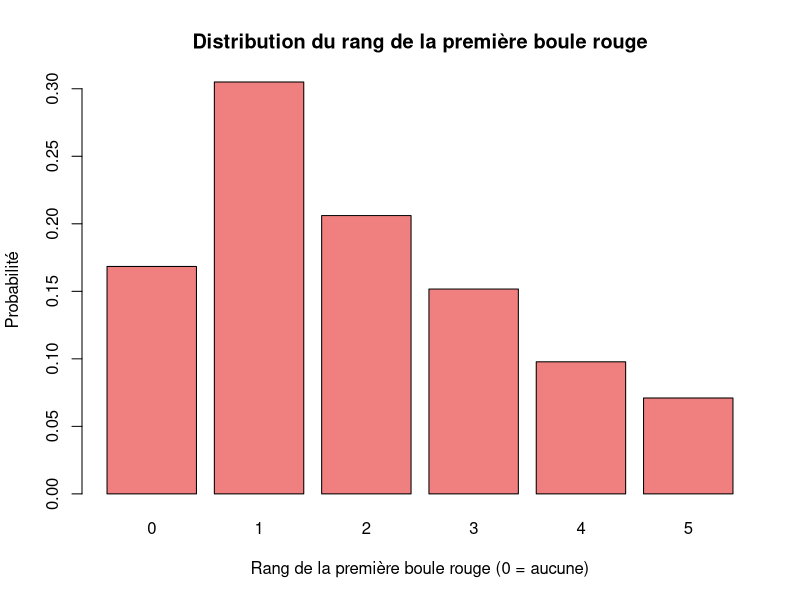

Write the R code that produced this figure.
# Exo4 Simuler la distribution du rang de la première boule rouge tirée, tirage AVEC remise Modèle d'urne : 
# Une urne contient m boules dont r rouges. On tire, successivement avec remise n boules dans l'urne et on note
# leurs couleurs dans l'ordre. La variable aléatoire X étudiée est le rang de la première rouge tirée
# (=0 si aucune rouge tirée au bout de n fois).
set.seed(123)
# Paramètres
m <- 10 # nombre total de boules
r <- 3 # nombre de boules rouges
n <- 5 # nombre de tirages
Nsim <- 10000 # nombre de simulations
# Probabilité de tirer une boule rouge à chaque tirage
p <- r / m
# Simulation
X <- numeric(Nsim)
for (i in 1:Nsim) {
tirages <- rbinom(n, size = 1, prob = p) # 1 = rouge, 0 = non rouge
if (any(tirages == 1)) {
X[i] <- which(tirages == 1)[1] # rang de la première rouge
} else {
X[i] <- 0
}
}
# Distribution empirique
distribution <- table(X) / Nsim
distribution
# Visualisation de la distribution
barplot(distribution,
col = "lightcoral",
main = "Distribution du rang de la première boule rouge",
xlab = "Rang de la première boule rouge (0 = aucune)",
ylab = "Probabilité")
